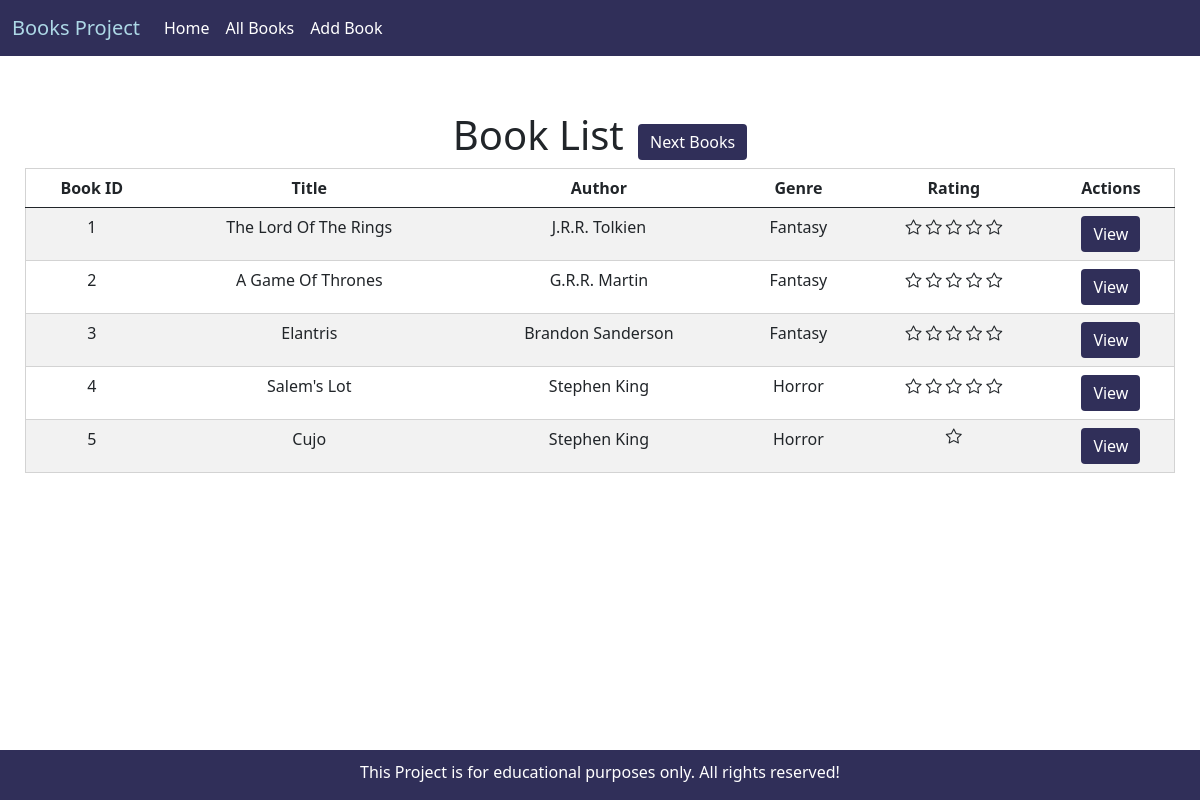
Before: /books with the older database file.
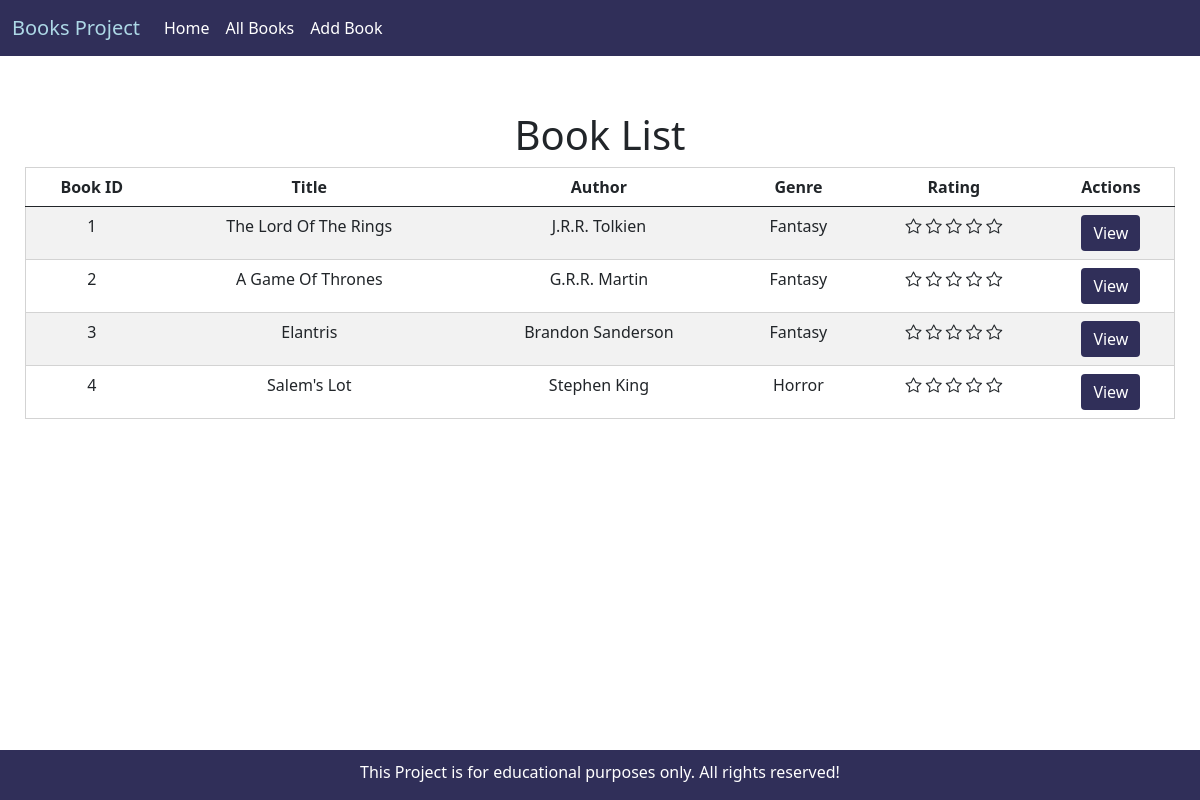
After: the same page with the newer database file.
### models.py (models this page shows, shortened)
class Book(db.Model):
    id = db.Column(db.Integer, primary_key = True)
    title = db.Column(db.String(40),index=True,unique=True)
    author = db.Column(db.String(40),index=True,unique = False)
    rating = db.Column(db.Integer, index = True,unique = False)
    genre = db.Column(db.Integer, index= True, unique = False)

### routes.py (the view)
@app.route('/books',methods=["GET","POST"])
def books():
    BOOKS_PER_PAGE = 5
    page = request.args.get('page', 1, type=int)
    books = Book.query.paginate(page,BOOKS_PER_PAGE,False)
    next_url = url_for('books', page=books.next_num) \
        if books.has_next else None
    prev_url = url_for('books', page=books.prev_num) \
        if books.has_prev else None
    return render_template('books.html',book_list = books.items,next_url = next_url, prev_url = prev_url)

### templates/books.html (shortened to what this page needs)
{% extends 'base.html' %}
{% block content %}
  <div class="book-list ">
    <div class="book-list-header">
      <h1>Book List</h1>
      {% if next_url %}
        <a href="{{ next_url }}" class="btn btn-primary book-button">Next Books</a>
      {% endif %}
    </div>
      <table class="table table-striped">
          <thead>
            <tr>
              <th scope="id">Book ID</th>
              <th scope="col">Title</th>
              <th scope="col">Author</th>
              <th scope="col">Genre</th>
              <th scope="col">Rating</th>
              <th scope="col">Actions</th>
            </tr>
          </thead>
          <tbody>
              {% for book in book_list %}
            <tr>
              <td>{{book.id}}</td>
              <td>{{book.title}}</td>
              <td>{{book.author}}</td>
              <td>{{book.genre}}</td>
              <td>
                {% for rating in range(0,book.rating) %}
                    <i class="bi bi-star"></i>
                {% endfor %}
              </td>
              <td>
                <a class="btn btn-primary book-button" href={{url_for('book',book_id = book.id)}}>View</a>
              </td>
            </tr>
            {% endfor %}
          </tbody>
        </table>
  </div>
{% endblock %}

### templates/base.html (shortened to what this page needs)
<html lang="en">
<head>
    <link href="https://cdn.jsdelivr.net/npm/bootstrap@5.0.0-beta1/dist/css/bootstrap.min.css" rel="stylesheet">
    <link rel="stylesheet" type="text/css" href="{{ url_for('static', filename='styles.css')}}"/>
    <link rel="stylesheet" href="https://cdn.jsdelivr.net/npm/bootstrap-icons@1.3.0/font/bootstrap-icons.css">
</head>
<body>
    {% extends 'nav_bar.html' %}

### templates/nav_bar.html (shortened to what this page needs)
<nav class="navbar navbar-expand-lg navbar-light" id="my_nav">
    <div class="container-fluid">
      <a class="navbar-brand" href="{{url_for('index')}}" id="brand">Books Project</a>
      <div class="collapse navbar-collapse" id="navbarNavAltMarkup">
        <div class="navbar-nav menu">
          <a class="nav-link active" href="{{url_for('index')}}" id="item">Home</a>
          <a class="nav-link" href="{{url_for('books')}}" id="item">All Books</a>
          <a class="nav-link" href="{{url_for('add_book')}}" id="item">Add Book</a>
          {% if current_user %}
          <a class="nav-link" href="{{url_for('add_book')}}" id="item">{{current_user.email}}</a>
          {% else %}
          <a class="nav-link" href="{{url_for('register')}}" id="item">Register</a>
          <a class="nav-link" href="{{url_for('login')}}" id="item">Log In</a>
          {% endif %}
        </div>
      </div>
    </div>
  </nav>
  {% block content %}
  {% endblock %}
    <div class="footer">
      <span> This Project is for educational purposes only. All rights reserved!</span>
    </div>

### static/styles.css (style rules this page uses)
body { background-image: url('https://images.unsplash.com/photo-1519682337058-a94d519337bc?ixid=MXwxMjA3fDB8MHxwaG90by1wYWdlfHx8fGVufDB8fHw%3D&ixlib=rb-1.2.1&auto=format&fit=crop&w=2850&q=80]'); background-repeat: no-repeat; background-attachment: fixed; background-size: cover; }
.footer { text-align: center; color:#FFFF; background-color:#302F59; padding:10px; width:100%; position: fixed; bottom: 0; left: 0; right: 0; height: 50px; }
#my_nav { background-color:#302F59; }
#item { color:#FFFF; }
#brand { color:#ADD8E6 }
.book-list { text-align:center; margin-top:30px; padding: 25px; margin-bottom: 30px; }
.table { background:#FFFF; border: 1px solid lightgray; }
th,td { text-align:center }
.book-button { background-color:#302F59; border:0px; }
.book-list-header a,h1 { display:inline-block; }

Changed rows visible on the page:
removed Book: id "5", title "Cujo", author "Stephen King", genre "Horror", rating 1 (drawn)
Other visible differences:
text no longer shown: "Next Books"
